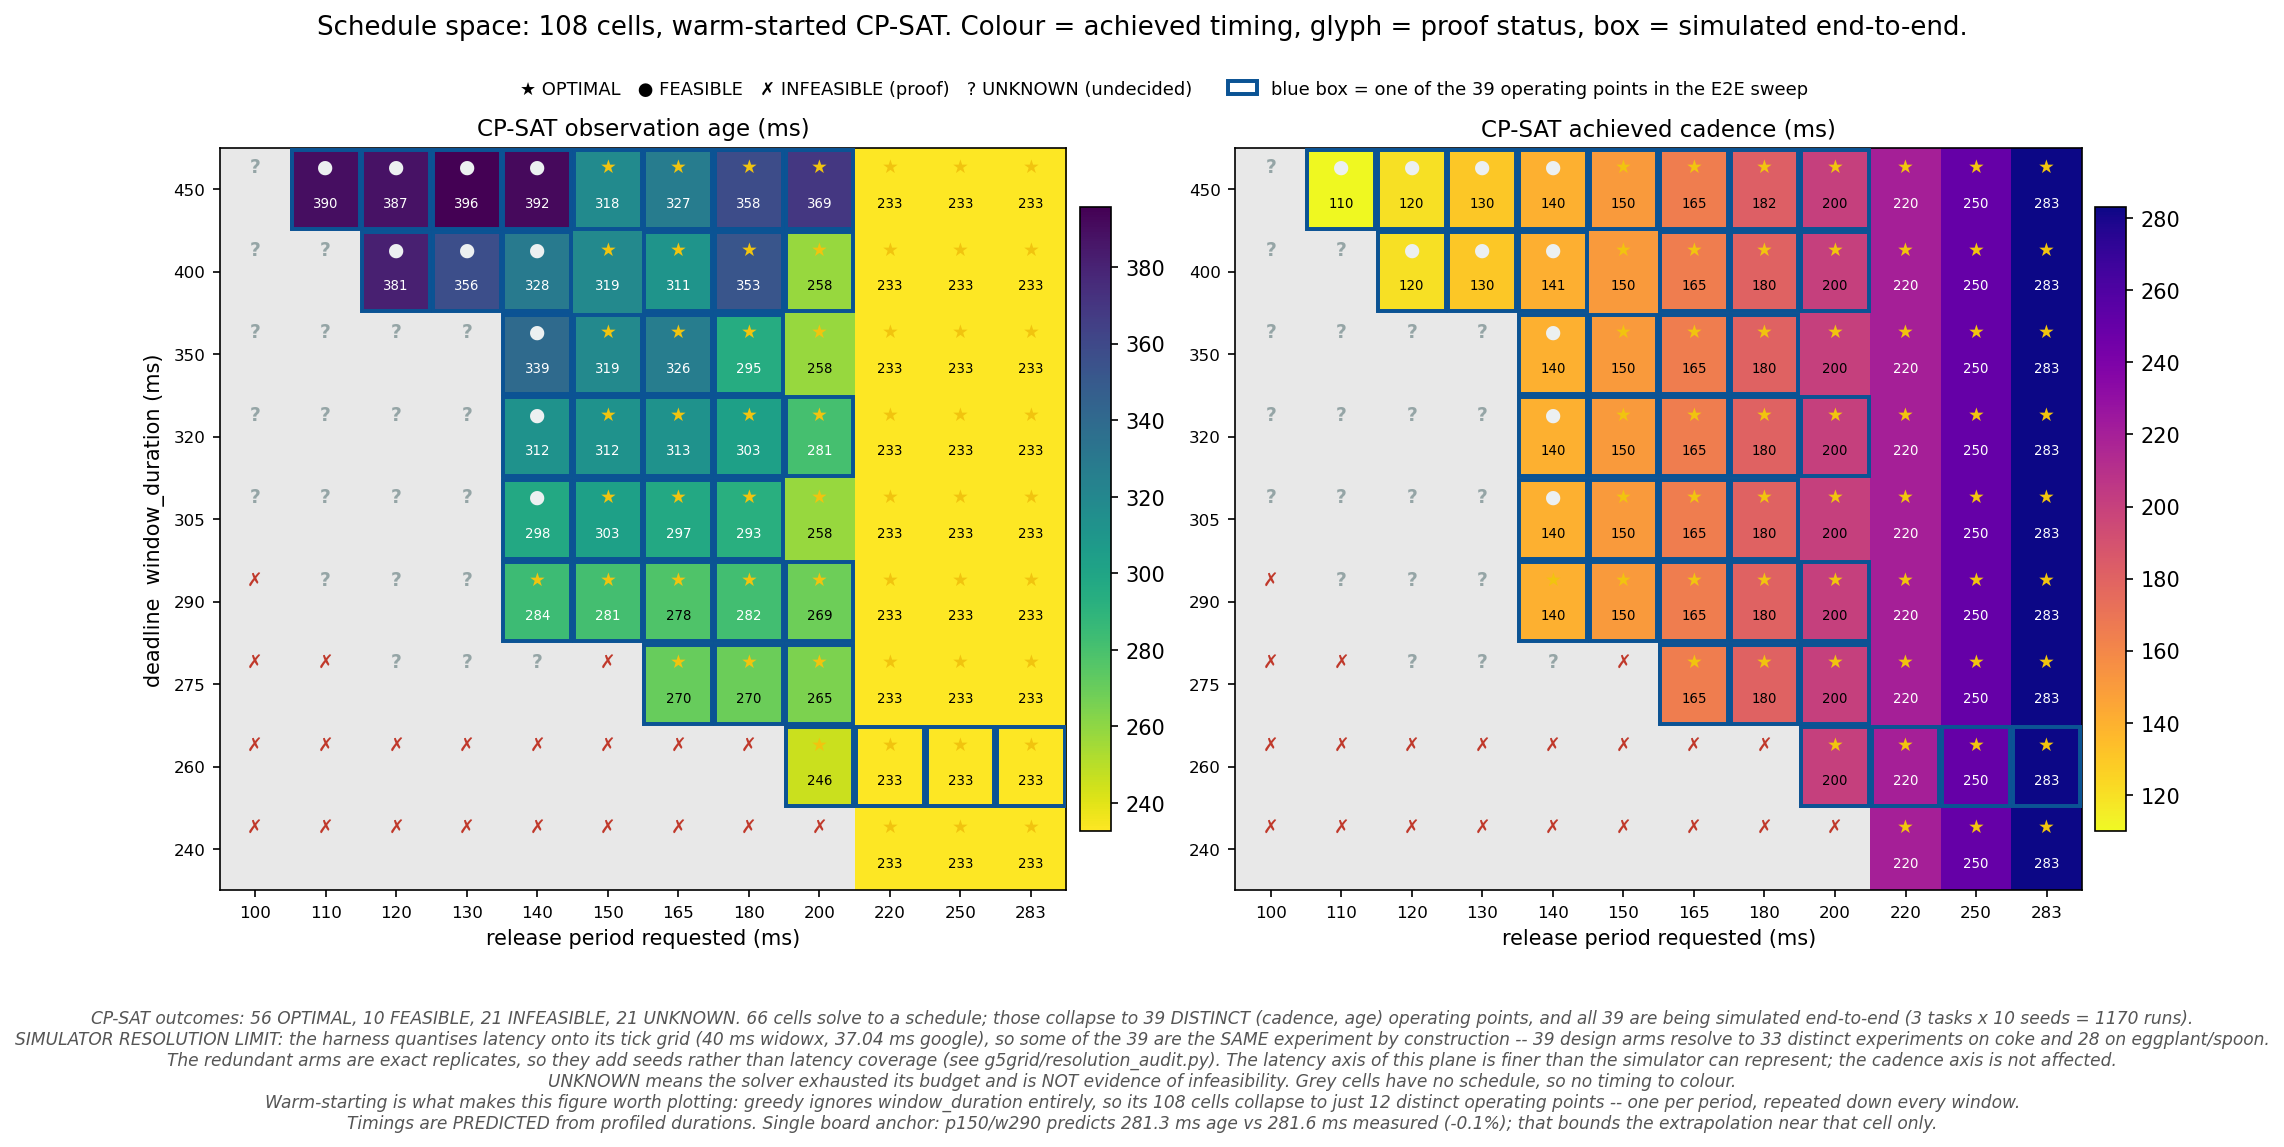

Python code for this plot:
#!/usr/bin/env python3
"""Schmoo of the schedule space: 12 release periods x 9 deadlines = 108 cells.

Built on the WARM CP-SAT grid (`grid_warm.json`, solver cpsat:warmbest). Supersedes the
greedy version (`fig_schmoo_greedy.py.bak`), which coloured cells by what `greedy`
achieves -- and greedy ignores `window_duration` entirely, so its 108 cells collapse to
only 12 distinct operating points, each repeated across all 9 windows. The warm CP-SAT
grid gives 39.

Colour   the observation age / cadence CP-SAT actually achieves in that cell. Only the
         66 SOLVED cells have a value; the rest are blank by construction, not missing
         data.
Glyph    what CP-SAT proves about the cell:
             OPTIMAL / FEASIBLE   a schedule exists
             INFEASIBLE           PROOF that none does
             UNKNOWN              undecided at this budget -- NOT a negative result
         The three-way distinction matters: an exit-code bisection that read UNKNOWN as
         INFEASIBLE produced a completely wrong frontier earlier in this work.
Box      the 39 distinct operating points being run in the wide E2E sweep.

CONSISTENCY CHECK. A larger window is a strictly looser deadline, so a cell solvable at
a tighter window cannot be infeasible at a looser one. The earlier COLD grid
(`grid_status.txt`) violates this at all 6 of its INFEASIBLE cells -- e.g. p=180 w=350
OPTIMAL but p=180 w=400 INFEASIBLE -- so those labels are artifacts, not proofs. This
warm grid has ZERO violations and its INFEASIBLE cells sit only at the tightest windows
(240-290), which is where infeasibility belongs. The script asserts this.

All timings are PREDICTED from the profiled durations, not board-measured. The one
anchor: g150_290 predicts age 281.3 ms vs 281.6 ms measured on the QRB5165 (-0.1%).
"""
from __future__ import annotations
import json, re
from pathlib import Path

import numpy as np
import matplotlib
matplotlib.use("Agg")
import matplotlib.pyplot as plt
from matplotlib.patches import Patch, Rectangle

HERE = Path(__file__).parent
OUT = HERE / "fig_schmoo.png"
PERIODS = [100, 110, 120, 130, 140, 150, 165, 180, 200, 220, 250, 283]
WINDOWS = [240, 260, 275, 290, 305, 320, 350, 400, 450]

warm = json.load(open(HERE / "grid_warm.json"))
cells = warm["cells"]

# the cells actually being run E2E, from the live joblists' arm names
running = set()
# arms.tsv sits beside this script in the repo, and under g5grid/ in the live
# sweep tree; accept either so the figure reproduces from a clean checkout.
arms = next((c for c in (HERE / "arms.tsv", HERE.parent / "g5grid" / "arms.tsv")
             if c.exists()), HERE / "arms.tsv")
if arms.exists():
    for ln in open(arms):
        m = re.match(r"g(\d+)_(\d+)\t", ln)
        if m:
            running.add((int(m.group(1)), int(m.group(2))))


def monotonicity_violations(get):
    """A cell solvable at a tighter window cannot be infeasible at a looser one."""
    bad = []
    for p in PERIODS:
        for i, w in enumerate(WINDOWS):
            if get(p, w) == "INFEASIBLE":
                for w2 in WINDOWS[:i]:
                    if get(p, w2) in ("OPTIMAL", "FEASIBLE"):
                        bad.append((p, w2, w))
    return bad


viol = monotonicity_violations(lambda p, w: cells.get(f"{p}_{w}", {}).get("status"))
assert not viol, f"warm grid is not monotone in window: {viol[:5]}"

lat = np.full((len(WINDOWS), len(PERIODS)), np.nan)
cad = np.full_like(lat, np.nan)
for i, w in enumerate(WINDOWS):
    for j, p in enumerate(PERIODS):
        c = cells.get(f"{p}_{w}", {})
        if c.get("lat_med") is not None:
            lat[i, j] = c["lat_med"]; cad[i, j] = c["cadence"]

MARK = {"INFEASIBLE": "✗", "OPTIMAL": "★", "FEASIBLE": "●", "UNKNOWN": "?"}
GCOL = {"INFEASIBLE": "#c0392b", "OPTIMAL": "#f1c40f", "FEASIBLE": "#ecf0f1",
        "UNKNOWN": "#95a5a6"}

fig, axes = plt.subplots(1, 2, figsize=(16.4, 6.6), dpi=150,
                         gridspec_kw={"wspace": 0.14})
fig.subplots_adjust(top=0.86)
for ax, (M, lab, cm) in zip(axes, [(lat, "CP-SAT observation age (ms)", "viridis_r"),
                                   (cad, "CP-SAT achieved cadence (ms)", "plasma_r")]):
    ax.set_facecolor("#e8e8e8")          # unsolved cells read as absent, not as zero
    im = ax.imshow(M, cmap=cm, aspect="auto", origin="lower")
    for i, w in enumerate(WINDOWS):
        for j, p in enumerate(PERIODS):
            st = cells.get(f"{p}_{w}", {}).get("status", "")
            v = M[i, j]
            if np.isfinite(v):
                ax.text(j, i - 0.17, f"{v:.0f}", ha="center", va="center", fontsize=6.4,
                        color="white" if v > np.nanpercentile(M, 55) else "black")
            ax.text(j, i + 0.27, MARK.get(st, ""), ha="center", va="center", fontsize=9,
                    color=GCOL.get(st, "#555"), fontweight="bold")
            if (p, w) in running:
                ax.add_patch(Rectangle((j - 0.48, i - 0.48), 0.96, 0.96, fill=False,
                                       edgecolor="#0b5394", lw=1.9, zorder=5))
    ax.set_xticks(range(len(PERIODS))); ax.set_xticklabels(PERIODS, fontsize=8)
    ax.set_yticks(range(len(WINDOWS))); ax.set_yticklabels(WINDOWS, fontsize=8)
    ax.set_xlabel("release period requested (ms)")
    ax.set_title(lab, fontsize=11)
    fig.colorbar(im, ax=ax, fraction=0.035, pad=0.015)
axes[0].set_ylabel("deadline  window_duration (ms)")

h = [Patch(facecolor="none", edgecolor="none",
           label="★ OPTIMAL   ● FEASIBLE   ✗ INFEASIBLE (proof)   ? UNKNOWN (undecided)"),
     Patch(facecolor="none", edgecolor="#0b5394", lw=1.9,
           label=f"blue box = one of the {len(running)} operating points in the E2E sweep")]
# figure-level, above the axes: inside the panel it covered the w=450 row
fig.legend(handles=h, fontsize=8.6, loc="upper center", bbox_to_anchor=(0.5, 0.945),
           ncol=2, frameon=False, handlelength=1.6)

t = warm["tally"]
fig.suptitle("Schedule space: 108 cells, warm-started CP-SAT. Colour = achieved timing, "
             "glyph = proof status, box = simulated end-to-end.", fontsize=12.5, y=0.995)
fig.text(0.5, -0.13,
         f"CP-SAT outcomes: {t['OPTIMAL']} OPTIMAL, {t['FEASIBLE']} FEASIBLE, "
         f"{t['INFEASIBLE']} INFEASIBLE, {t['UNKNOWN']} UNKNOWN. "
         f"{warm['n_solved']} cells solve to a schedule; those collapse to "
         f"{warm['n_distinct_operating_points']} DISTINCT (cadence, age) operating points, "
         f"and all {warm['n_distinct_operating_points']} are being simulated end-to-end "
         "(3 tasks x 10 seeds = 1170 runs).\n"
         "SIMULATOR RESOLUTION LIMIT: the harness quantises latency onto its tick grid "
         "(40 ms widowx, 37.04 ms google), so some of the 39 are the SAME experiment by "
         "construction -- 39 design arms resolve to 33 distinct experiments on coke and "
         "28 on eggplant/spoon.\nThe redundant arms are exact replicates, so they add "
         "seeds rather than latency coverage (see g5grid/resolution_audit.py). The "
         "latency axis of this plane is finer than the simulator can represent; the "
         "cadence axis is not affected.\n"
         "UNKNOWN means the solver exhausted its budget and is NOT evidence of "
         "infeasibility. Grey cells have no schedule, so no timing to colour.\n"
         "Warm-starting is what makes this figure worth plotting: greedy ignores "
         "window_duration entirely, so its 108 cells collapse to just 12 distinct "
         "operating points -- one per period, repeated down every window.\n"
         "Timings are PREDICTED from profiled durations. Single board anchor: p150/w290 "
         "predicts 281.3 ms age vs 281.6 ms measured (-0.1%); that bounds the "
         "extrapolation near that cell only.",
         ha="center", fontsize=8.2, style="italic", color="#555")
fig.savefig(OUT, bbox_inches="tight")
print(f"[ok] {OUT}")
print(f"  tally={t}  solved={warm['n_solved']}  distinct={warm['n_distinct_operating_points']}"
      f"  running_cells={len(running)}  monotonicity_violations={len(viol)}")
